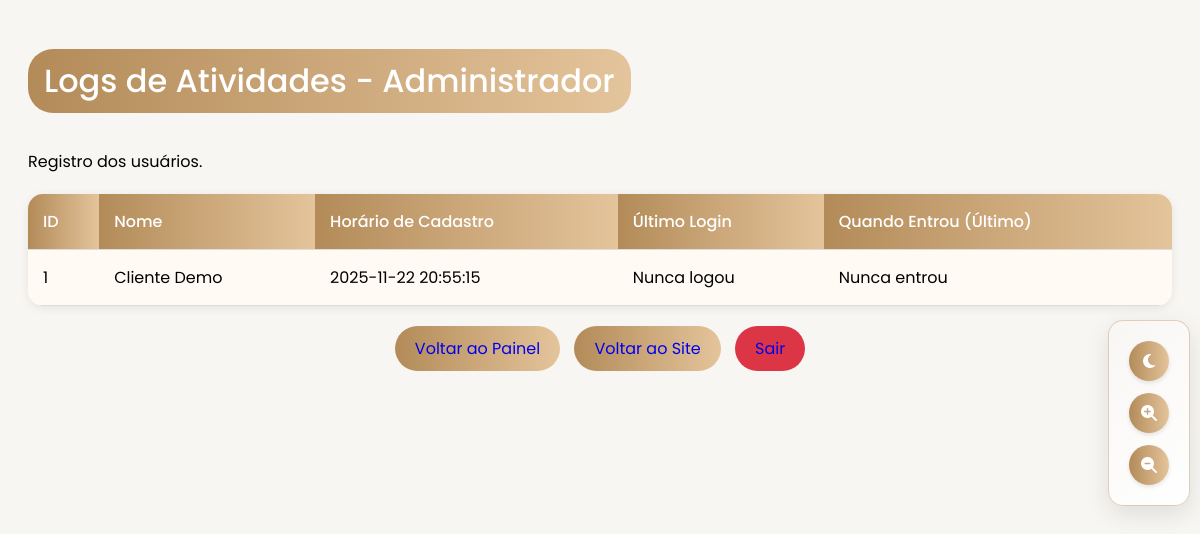
The page /logs.php on the database its author committed.
### tables this page shows
CREATE TABLE `usuarios` (
  `id` int(11) NOT NULL,
  `nome` varchar(220) NOT NULL,
  `sobrenome` varchar(100) NOT NULL,
  `cpf` char(14) NOT NULL,
  `data_nascimento` date NOT NULL,
  `celular` varchar(15) NOT NULL,
  `telefone_extra` varchar(15) DEFAULT NULL,
  `endereco` varchar(300) NOT NULL,
  `logradouro` varchar(100) NOT NULL,
  `complemento` varchar(100) DEFAULT NULL,
  `usuario` varchar(220) NOT NULL,
  `senha_usuario` varchar(220) NOT NULL,
  `codigo_autenticacao` int(11) DEFAULT NULL,
  `data_codigo_autenticacao` datetime DEFAULT NULL,
  `tipo_login` varchar(20) NOT NULL DEFAULT 'usuario',
  `foto_perfil` varchar(255) DEFAULT 'padrao.png',
  `ultimo_login` datetime DEFAULT NULL COMMENT 'Último login do usuário',
  `paginas_visitadas` text DEFAULT NULL COMMENT 'Lista de páginas visitadas (ex.: home.php, produtos.php)',
  `compras` text DEFAULT NULL COMMENT 'Lista de compras realizadas (ex.: Produto1, Produto2 ou JSON)',
  `tempo_ficou` int(11) DEFAULT NULL COMMENT 'Tempo que o usuário ficou logado (em minutos)',
  `data_cadastro` datetime DEFAULT current_timestamp()
);

### logs.php (the view, shortened to what this page needs)
<?php
$conn = new mysqli('localhost', 'root', '', 'padaria');
$sql = "SELECT nome FROM administrador WHERE id_adm = ?";
$stmt = $conn->prepare($sql);
$stmt->bind_param("i", $_SESSION['admin_id']);
$stmt->execute();
$resultAdm = $stmt->get_result();
$admin = $resultAdm->fetch_assoc();
$resultUsers = $conn->query("SELECT id, nome, sobrenome, usuario, celular, data_cadastro, ultimo_login, paginas_visitadas, compras, tempo_ficou FROM usuarios ORDER BY id ASC");
?>
<!DOCTYPE html>
<html lang="pt-br">
<head>
<link rel="stylesheet" href="https://cdnjs.cloudflare.com/ajax/libs/font-awesome/6.5.1/css/all.min.css">
</head>
<body>
<div class="floating-panel">
    <button id="theme-toggle" title="Alternar Tema"><i class="fas fa-moon"></i></button>
    <button id="zoom-in" title="Aumentar Fonte"><i class="fas fa-search-plus"></i></button>
    <button id="zoom-out" title="Diminuir Fonte"><i class="fas fa-search-minus"></i></button>
</div>
<div class="container" id="main-content">
    <h1 class="section-title">Logs de Atividades - <?= htmlspecialchars($admin['nome'] ?? "Administrador") ?></h1>
    <p>Registro dos usuários.</p>
    <table class="logs-table">
        <thead>
            <tr>
                <th>ID</th>
                <th>Nome</th>
                <th>Horário de Cadastro</th>
                <th>Último Login</th>
                <th>Quando Entrou (Último)</th>
            </tr>
        </thead>
        <tbody>
            <?php while ($u = $resultUsers->fetch_assoc()): ?>
            <tr>
                <td><?= $u['id'] ?></td>
                <td><?= htmlspecialchars($u['nome']) ?> <?= htmlspecialchars($u['sobrenome']) ?></td>
                <td><?= $u['data_cadastro'] ? $u['data_cadastro'] : 'N/A' ?></td>
                <td><?= $u['ultimo_login'] ? $u['ultimo_login'] : 'Nunca logou' ?></td>
                <td><?= $u['ultimo_login'] ? $u['ultimo_login'] : 'Nunca entrou' ?></td>
            </tr>
            <?php endwhile; ?>
        </tbody>
    </table>
    <div style="text-align: center; margin-top: 20px;">
        <a href="perfil_mestre.php" class="btn-primary" style="padding: 10px 20px; border-radius: 25px; text-decoration: none; display: inline-block;">Voltar ao Painel</a>
        <a href="home.php" class="btn-primary" style="padding: 10px 20px; border-radius: 25px; text-decoration: none; display: inline-block; margin-left: 10px;">Voltar ao Site</a>
        <a href="LoginPHP/sair.php" class="btn-primary" style="padding: 10px 20px; border-radius: 25px; text-decoration: none; display: inline-block; margin-left: 10px; background: #dc3545;">Sair</a>
    </div>
</div>
</body>
</html>

### logs.php (style rules this page uses)
body { background-color: #f8f6f3; color: #000; font-family: 'Poppins', sans-serif; transition: background-color 0.5s ease, color 0.5s ease; font-size: 16px; }
.btn-primary { background: linear-gradient(90deg, #b38b59, #e4c49b); border: none; }
.section-title { background: linear-gradient(90deg, #b38b59, #e4c49b); padding: 8px 16px; border-radius: 25px; color: #fff; font-weight: 500; display: inline-block; margin-bottom: 20px; }
.floating-panel { position: fixed; right: 10px; top: 40%; padding: 20px; z-index: 999; display: flex; flex-direction: column; align-items: center; gap: 12px; transition: all 0.4s ease; max-width: 180px; background: linear-gradient(135deg, rgba(248, 246, 243, 0.95), rgba(255, 255, 255, 0.95)); border: 1px solid rgba(179, 139, 89, 0.4); border-radius: 15px; box-shadow: 0 8px 25px rgba(0, 0, 0, 0.1); }
.floating-panel button { background: linear-gradient(90deg, #b38b59, #e4c49b); border: none; color: #fff; font-size: 16px; cursor: pointer; padding: 8px; border-radius: 50%; width: 40px; height: 40px; display: flex; align-items: center; justify-content: center; transition: all 0.3s ease; box-shadow: 0 2px 4px rgba(0, 0, 0, 0.1); }
#main-content { transition: font-size 0.3s ease; }
body { animation: themeFade 0.5s ease; }
.logs-table { width: 100%; border-collapse: collapse; background-color: #fffaf4; border-radius: 15px; overflow: hidden; box-shadow: 0 2px 10px rgba(0, 0, 0, 0.08); margin-top: 20px; }
.logs-table th, .logs-table td { padding: 15px; text-align: left; border-bottom: 1px solid #ddd; }
.logs-table th { background: linear-gradient(90deg, #b38b59, #e4c49b); color: #fff; font-weight: 500; }
.container { max-width: 1200px; margin: 0 auto; padding: 20px; }

### rows shown on the page
usuarios: id "1", nome "Cliente", sobrenome "Demo", data_cadastro "2025-11-22 20:55:15", shows "Nunca logou", shows "Nunca entrou"

### other values the page prints
$admin['nome'] "Administrador"
